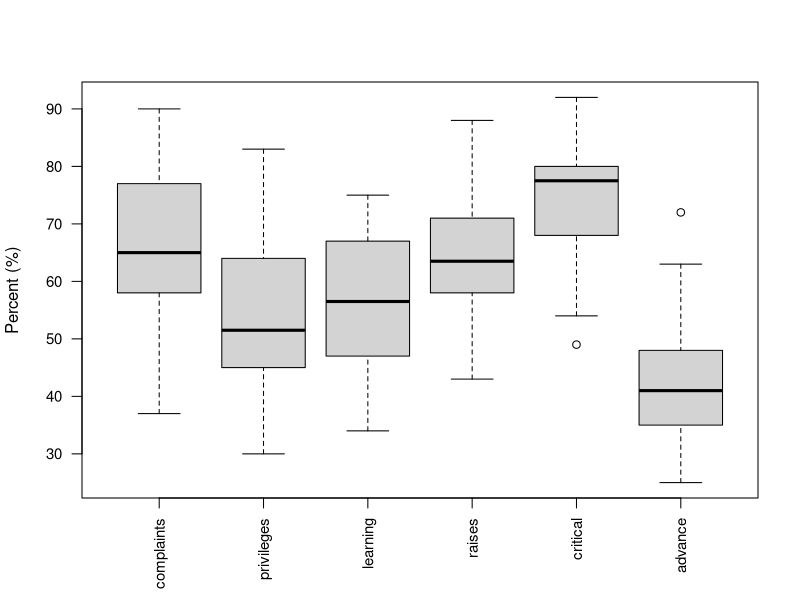

Generate this figure with R:
# データ読み込み
hyouka <- read.table("hyouka.csv", header = TRUE, sep = ",")

# 列順を強制的に指定（これが最重要）
hyouka6 <- data.frame(
  complaints = hyouka$complaints,
  privileges = hyouka$privileges,
  learning   = hyouka$learning,
  raises     = hyouka$raises,
  critical   = hyouka$critical,
  advance    = hyouka$advance
)

# PDF 出力
pdf("Class17_rp17-1A_YY.pdf", width = 7, height = 5)

boxplot(hyouka6,
        main = "",
        xlab = "",
        ylab = "Percent (%)",
        col = "lightgray",
        las = 2,
        cex.axis = 0.9)

dev.off()
